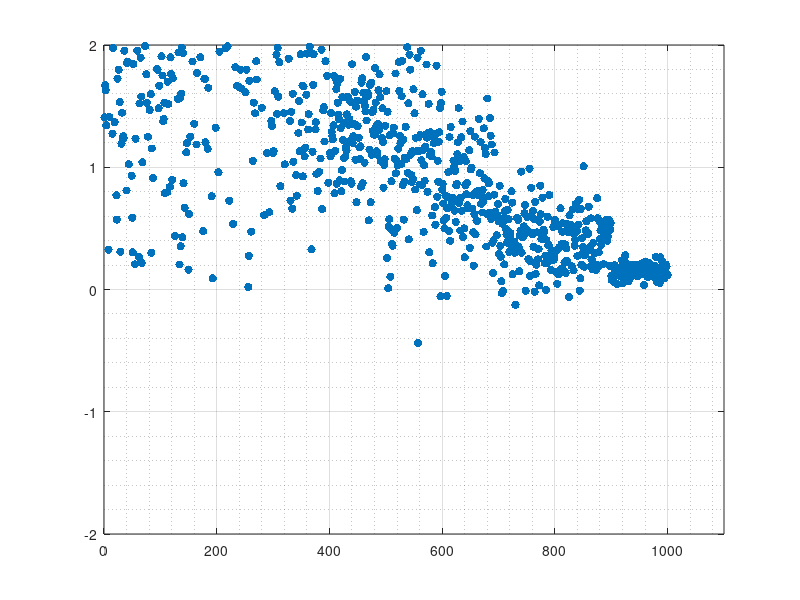

Write MATLAB code to recreate this figure.
clear;
a = zeros(1, 2);
mu = 0;
sigma = 0.001;

iterations = 1000;

for i = 1 : iterations
    if (i < 100)
        mu = 2;
        sigma = 1;
    elseif ((100 <= i) && (i < 200))
        mu = 2;
        sigma = 1;
    elseif ((200 <= i) && (i < 300))
        mu = 2.5;
        sigma = 1;
    elseif ((300 <= i) && (i < 400))
        mu = 2;
        sigma = 0.7;
    elseif ((400 <= i) && (i < 500))
        mu = 1.3;
        sigma = 0.3;
    elseif ((500 <= i) && (i < 600))
        mu = 1;
        sigma = 0.5;
    elseif ((600 <= i) && (i < 700))
        mu = 0.8;
        sigma = 0.3;
    elseif ((700 <= i) && (i < 900))
        mu = 0.4;
        sigma = 0.2;
    elseif ((900 <= i) && (i < 1000))
        mu = 0.15;
        sigma = 0.05;
    else
        mu = 0.2;
        sigma = 0.1;
    end

    a(i) = normrnd(mu, sigma);
    if ((a(i) < 0) && (i < 400))
        a(i) = -a(i);
    end
end

p = plot(1:iterations, a, 'Color', "none", 'Marker','o', 'MarkerFaceColor', "#0072BD");
grid on;
grid minor;
axis([0 1100 -2 2])


% for i = 1 : iterations
%     if (i < 100)
%         mu = 7;
%         sigma = 3;
%     elseif ((100 <= i) && (i < 200))
%         mu = 5;
%         sigma = 1;
%     elseif ((200 <= i) && (i < 300))
%         mu = 3;
%         sigma = 1;
%     elseif ((300 <= i) && (i < 400))
%         mu = 2.5;
%         sigma = 0.7;
%     elseif ((400 <= i) && (i < 500))
%         mu = 2;
%         sigma = 0.5;
%     elseif ((500 <= i) && (i < 800))
%         mu = 1;
%         sigma = 0.5;
%     elseif ((100 <= i) && (i < 1000))
%         mu = 0.7;
%         sigma = 0.2;
%     else
%         mu = 0.5;
%         sigma = 0.1;
%     end
%     a(i) = normrnd(mu, sigma);
% end